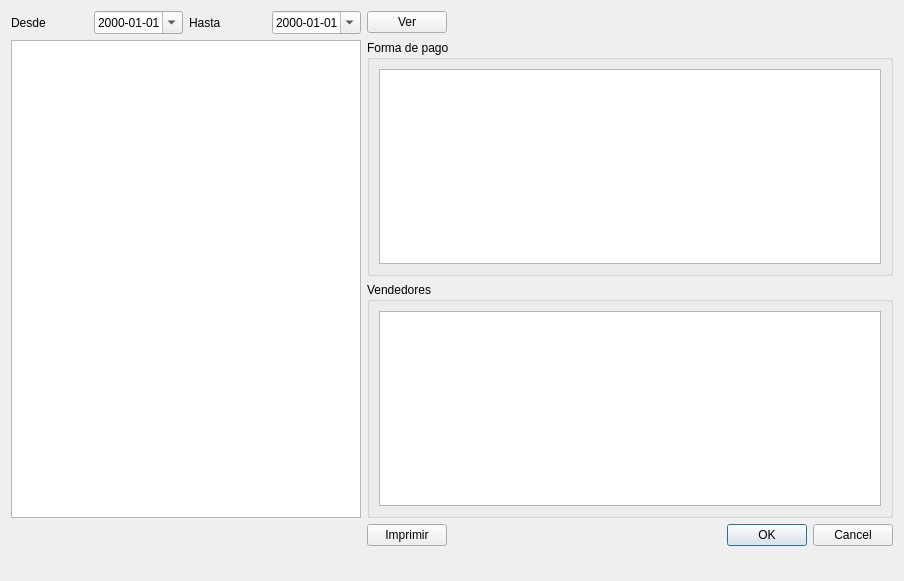
<?xml version="1.0" encoding="UTF-8"?>
<ui version="4.0">
 <class>ListadoVentas</class>
 <widget class="QDialog" name="ListadoVentas">
  <property name="geometry">
   <rect>
    <x>0</x>
    <y>0</y>
    <width>904</width>
    <height>581</height>
   </rect>
  </property>
  <property name="windowTitle">
   <string>Listado de ventas</string>
  </property>
  <layout class="QGridLayout" name="gridLayout">
   <item row="0" column="3">
    <widget class="QDateEdit" name="dateEditHasta">
     <property name="displayFormat">
      <string>yyyy-MM-dd</string>
     </property>
     <property name="calendarPopup">
      <bool>true</bool>
     </property>
    </widget>
   </item>
   <item row="2" column="1" colspan="2">
    <widget class="QLabel" name="labelTotal">
     <property name="font">
      <font>
       <pointsize>12</pointsize>
      </font>
     </property>
     <property name="text">
      <string/>
     </property>
    </widget>
   </item>
   <item row="0" column="2">
    <widget class="QLabel" name="label_2">
     <property name="text">
      <string>Hasta</string>
     </property>
    </widget>
   </item>
   <item row="2" column="4">
    <widget class="QPushButton" name="pushButtonImprimir">
     <property name="text">
      <string>Imprimir</string>
     </property>
    </widget>
   </item>
   <item row="0" column="4">
    <widget class="QPushButton" name="pushButtonVer">
     <property name="text">
      <string>Ver</string>
     </property>
    </widget>
   </item>
   <item row="0" column="1">
    <widget class="QDateEdit" name="dateEditDesde">
     <property name="displayFormat">
      <string>yyyy-MM-dd</string>
     </property>
     <property name="calendarPopup">
      <bool>true</bool>
     </property>
    </widget>
   </item>
   <item row="2" column="3">
    <widget class="QLabel" name="labelTotalB">
     <property name="font">
      <font>
       <pointsize>12</pointsize>
      </font>
     </property>
     <property name="text">
      <string/>
     </property>
    </widget>
   </item>
   <item row="0" column="0">
    <widget class="QLabel" name="label">
     <property name="text">
      <string>Desde</string>
     </property>
    </widget>
   </item>
   <item row="1" column="4" colspan="2">
    <layout class="QVBoxLayout" name="verticalLayout">
     <item>
      <widget class="QGroupBox" name="groupBoxFPago">
       <property name="title">
        <string>Forma de pago</string>
       </property>
       <layout class="QGridLayout" name="gridLayout_2">
        <item row="0" column="0">
         <widget class="QTableView" name="tableViewFPago">
          <property name="editTriggers">
           <set>QAbstractItemView::NoEditTriggers</set>
          </property>
          <property name="alternatingRowColors">
           <bool>true</bool>
          </property>
          <property name="selectionMode">
           <enum>QAbstractItemView::SingleSelection</enum>
          </property>
          <property name="selectionBehavior">
           <enum>QAbstractItemView::SelectRows</enum>
          </property>
          <attribute name="verticalHeaderVisible">
           <bool>false</bool>
          </attribute>
         </widget>
        </item>
       </layout>
      </widget>
     </item>
     <item>
      <widget class="QGroupBox" name="groupBoxVendedores">
       <property name="title">
        <string>Vendedores</string>
       </property>
       <layout class="QGridLayout" name="gridLayout_3">
        <item row="0" column="0">
         <widget class="QTableView" name="tableViewVendedores">
          <property name="editTriggers">
           <set>QAbstractItemView::NoEditTriggers</set>
          </property>
          <property name="alternatingRowColors">
           <bool>true</bool>
          </property>
          <property name="selectionMode">
           <enum>QAbstractItemView::SingleSelection</enum>
          </property>
          <property name="selectionBehavior">
           <enum>QAbstractItemView::SelectRows</enum>
          </property>
          <attribute name="verticalHeaderVisible">
           <bool>false</bool>
          </attribute>
         </widget>
        </item>
       </layout>
      </widget>
     </item>
    </layout>
   </item>
   <item row="2" column="5">
    <widget class="QDialogButtonBox" name="buttonBox">
     <property name="orientation">
      <enum>Qt::Horizontal</enum>
     </property>
     <property name="standardButtons">
      <set>QDialogButtonBox::Cancel|QDialogButtonBox::Ok</set>
     </property>
    </widget>
   </item>
   <item row="3" column="1" colspan="3">
    <widget class="QLabel" name="labelTotal2">
     <property name="font">
      <font>
       <pointsize>12</pointsize>
       <weight>75</weight>
       <bold>true</bold>
      </font>
     </property>
     <property name="text">
      <string/>
     </property>
     <property name="alignment">
      <set>Qt::AlignCenter</set>
     </property>
    </widget>
   </item>
   <item row="1" column="0" colspan="4">
    <widget class="QTableView" name="tableView">
     <property name="minimumSize">
      <size>
       <width>350</width>
       <height>0</height>
      </size>
     </property>
     <property name="editTriggers">
      <set>QAbstractItemView::NoEditTriggers</set>
     </property>
     <property name="alternatingRowColors">
      <bool>true</bool>
     </property>
     <property name="selectionMode">
      <enum>QAbstractItemView::SingleSelection</enum>
     </property>
     <property name="selectionBehavior">
      <enum>QAbstractItemView::SelectRows</enum>
     </property>
     <attribute name="verticalHeaderVisible">
      <bool>false</bool>
     </attribute>
    </widget>
   </item>
  </layout>
 </widget>
 <resources/>
 <connections>
  <connection>
   <sender>buttonBox</sender>
   <signal>accepted()</signal>
   <receiver>ListadoVentas</receiver>
   <slot>accept()</slot>
   <hints>
    <hint type="sourcelabel">
     <x>248</x>
     <y>254</y>
    </hint>
    <hint type="destinationlabel">
     <x>157</x>
     <y>274</y>
    </hint>
   </hints>
  </connection>
  <connection>
   <sender>buttonBox</sender>
   <signal>rejected()</signal>
   <receiver>ListadoVentas</receiver>
   <slot>reject()</slot>
   <hints>
    <hint type="sourcelabel">
     <x>316</x>
     <y>260</y>
    </hint>
    <hint type="destinationlabel">
     <x>286</x>
     <y>274</y>
    </hint>
   </hints>
  </connection>
 </connections>
</ui>
